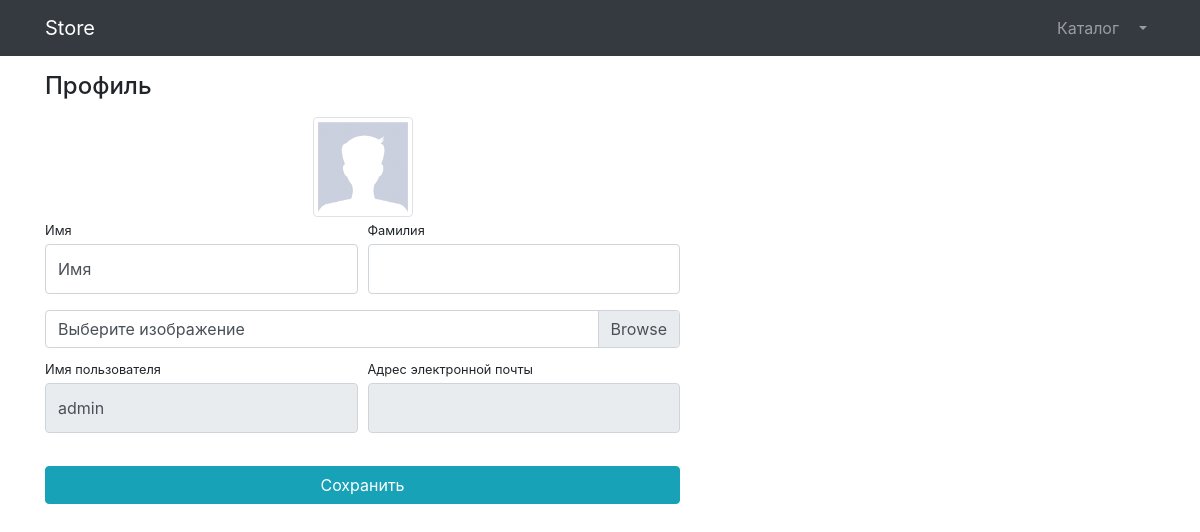
Page /users/profile/1 (signed in) on the earlier database version.
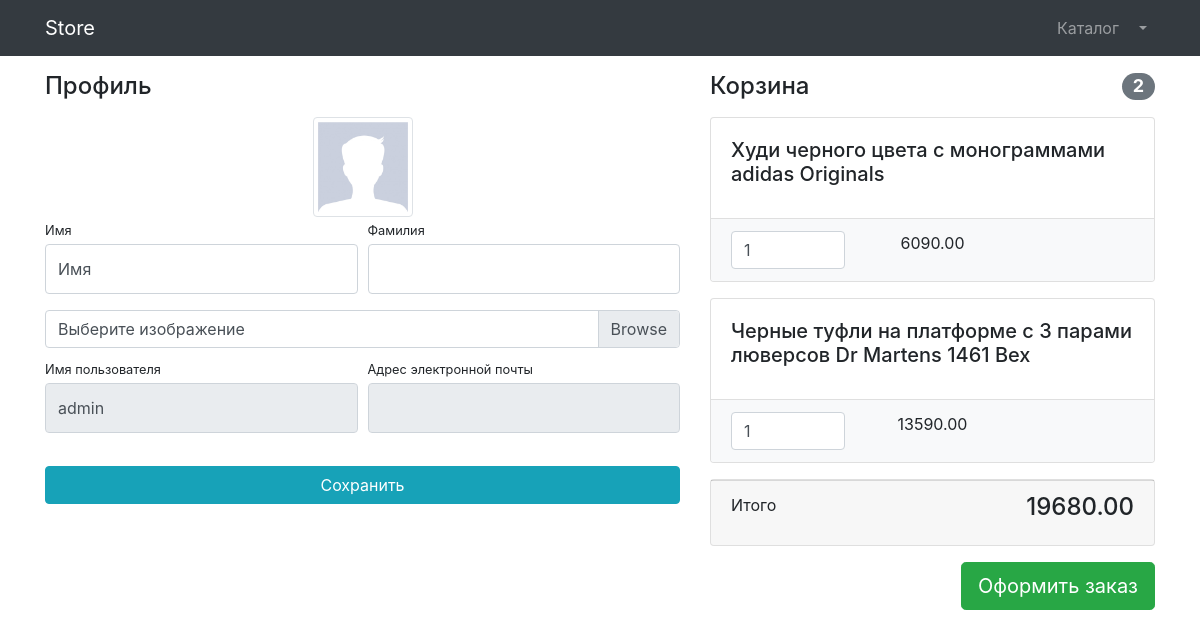
Same page on the later database version.
### users/models.py (models this page shows)
class User(AbstractUser):
    image = models.ImageField(upload_to='users_images', null=True, blank=True)
    is_verified_email = models.BooleanField(default=False)
    email = models.EmailField(unique=True)

### products/models.py (models this page shows, shortened)
class Basket(models.Model):
    user = models.ForeignKey(User, on_delete=models.CASCADE)
    product = models.ForeignKey(Product, on_delete=models.CASCADE)
    quantity = models.PositiveIntegerField(default=0)
    created_timestamp = models.DateTimeField(auto_now_add=True)
    objects = BasketQuerySet.as_manager()
    class Meta:
        verbose_name = 'basket'
        verbose_name_plural = 'baskets'
    def sum(self):
        return self.product.price * self.quantity

class Product(models.Model):
    name = models.CharField(max_length=256)
    description = models.TextField()
    price = models.DecimalField(max_digits=10, decimal_places=2)
    quantity = models.PositiveIntegerField(default=0)
    image = models.ImageField(upload_to='products_images')
    category = models.ForeignKey(to=ProductCategory, on_delete=models.CASCADE)
    class Meta:
        verbose_name = 'product'
        verbose_name_plural = 'products'

### users/views.py (the view, shortened to what this page needs)
# urls.py: path('profile/<int:pk>', login_required(UserProfileView.as_view()), name='profile'),
class UserProfileView(TitleMixin, UpdateView):
    model = User
    form_class = UserProfileForm
    template_name = "users/profile.html"
    title = 'Store - Личный кабинет'
    def get_object(self, queryset=None):
        return self.request.user

### users/form.py
class UserProfileForm(UserChangeForm):
    username = forms.CharField(widget=forms.TextInput(attrs={
        'class': "form-control py-4", 'readonly': True}))
    first_name = forms.CharField(widget=forms.TextInput(attrs={
        'class': "form-control py-4", 'value': 'Имя'}))
    last_name = forms.CharField(widget=forms.TextInput(attrs={
        'class': "form-control py-4"}))
    email = forms.CharField(widget=forms.EmailInput(attrs={
        'class': "form-control py-4", 'readonly': True}))
    image = forms.ImageField(widget=forms.FileInput(attrs={
        'class': 'custom-file-input'}), required=False)
    class Meta:
        model = User
        fields = ('username', 'first_name', 'last_name',
                  'email', 'image')

### common/view.py (called while the page is built)
    def get_context_data(self, **kwargs):
        context = super(TitleMixin, self).get_context_data(**kwargs)
        context['title'] = self.title
        return context

### products/context_processors.py (called while the page is built)
def baskets(request):
    user = request.user
    return {'baskets': Basket.objects.filter(user=user) if user.is_authenticated else []}

### products/models.py (called while the page is built)
    def total_sum(self):
        return sum(basket.sum() for basket in self)

    def total_quantity(self):
        return sum(basket.quantity for basket in self)

### users/templates/users/profile.html (shortened to what this page needs)
{% extends 'products/base.html' %}
{% load static %}
{% block css %}
    <link href="{% static 'vendor/css/profile.css' %}" rel="stylesheet">
{% endblock %}
{% block content %}
<div class="container">
    <div class="row">
        <div class="col-lg-7">
            <h4 class="mt-3 mb-3">Профиль</h4>
            <div class="col-lg-12 text-center">
                <img width="100" height="100"
                src="{% if user.image %} {{ user.image.url }} {% else %} {% static 'vendor/img/users/default_avatar.jpg' %} {% endif %}"
                class="img-thumbnail">
            </div>
            <form action="{% url 'users:profile' user.id %}" method = "post" enctype="multipart/form-data">
                <div class="form-row">
                    <div class="col-lg-6">
                        <div class="form-group">
                            <label class="small mb-1" for="{{ form.first_name.id_for_label }}">Имя</label>
                           {{ form.first_name }}
                        </div>
                    </div>
                    <div class="col-lg-6">
                        <div class="form-group">
                            <label class="small mb-1" for="{{ form.last_name.id_for_label }}">Фамилия</label>
                            {{ form.last_name }}
                        </div>
                    </div>
                </div>
                <div class="form-row mb-2">
                    <div class="col-lg-12">
                        <div class="custom-file">
                            <label class="custom-file-label" for="{{ form.image.id_for_label }}">Выберите изображение</label>
                        </div>
                    </div>
                </div>
                <div class="form-row">
                    <div class="col-lg-6">
                        <label class="small mb-1" for="{{ form.username.id_for_label }}">Имя пользователя</label>
                        {{ form.username }}
                    </div>
                    <div class="col-lg-6">
                        <label class="small mb-1" for="{{ form.email.id_for_label }}">Адрес электронной
                            почты</label>
                        {{ form.email }}
                    </div>
                </div>
                <div class="form-row">
                    <div class="col-lg-12" style="margin-top: 33px;">
                        <input class="btn btn-info btn-block" type="submit" value="Сохранить">
                    </div>
                </div>
            </form>
        </div>
        {% include "products/basket.html" %}
    </div>
</div>
{% endblock %}

### products/templates/products/base.html (shortened to what this page needs)
{% load static %}
<!DOCTYPE html>
<html lang="en">
<head>
    <link href="{% static 'vendor/bootstrap/css/bootstrap.min.css' %}" rel="stylesheet">
    {% block css %}{% endblock %}
</head>
<body>
<nav class="navbar navbar-expand-lg navbar-dark bg-dark fixed-top">
    <div class="container">
        <a class="navbar-brand" href="{% url 'products:index' %}">Store</a>
        <div class="collapse navbar-collapse" id="navbarResponsive">
            <ul class="navbar-nav ml-auto">
                <li class="nav-item">
                    <a class="nav-link" href="{% url 'products:products' %}">Каталог  </a>
                </li>
                {% if user.is_authenticated %}
                <li class="nav-item dropdown">
                    <a class="nav-link dropdown-toggle" href="#" id="navbarDropdown" role="button"
                       data-bs-toggle="dropdown" aria-expanded="false">
                    </a>
                </li>
                {% endif %}
            </ul>
        </div>
    </div>
</nav>
{% block content %}{% endblock %}
</body>
</html>

### products/templates/products/basket.html (shortened to what this page needs)
{% load static %}
{% block css %}
    <link href="{% static 'vendor/css/profile.css' %}" rel="stylesheet">
{% endblock %}
{% if baskets %}
<div class="col-lg-5">
    <h4 class="mt-3 mb-3 d-flex justify-content-between align-items-center mb-3">
        Корзина <span class="badge badge-secondary badge-pill">{{ baskets.total_quantity }}</span>
    </h4>
    {% for basket in baskets %}
    <div class="card mb-3">
        <div class="card-body">
            <h5 class="card-title">{{ basket.product.name }}</h5>
        </div>
        <ul class="list-group list-group-flush">
            <li class="list-group-item bg-light">
                <div class="row text-center">
                    <div class="col-lg-4">
                        <input name="basketID" type="number" class="form-control"
                               value="{{ basket.quantity }}" min="0">
                    </div>
                    <div class="col-lg-4">{{ basket.sum }}</div>
                    <div class="col-lg-4">
                    </div>
                </div>
            </li>
        </ul>
    </div>
    {% endfor %}
    <div class="card mb-3">
        <div class="card-footer">
            <p class="float-left">Итого</p>
            <h4 class="float-right">{{ baskets.total_sum }}</h4>
        </div>
    </div>
    <a class="btn btn-success btn-lg float-right" href="../orders/order-create.html">
        Оформить заказ
    </a>
</div>
{% endif %}

Differences in the rows shown:
added Basket: total_quantity "2", product.name "Худи черного цвета с монограммами adidas Originals", basketID "1", sum "6090.00", total_sum "19680.00"
added Basket: product.name "Черные туфли на платформе с 3 парами люверсов Dr Martens 1461 Bex", basketID "1", sum "13590.00"
Other differences:
text now shown: "Корзина Итого Оформить заказ"
